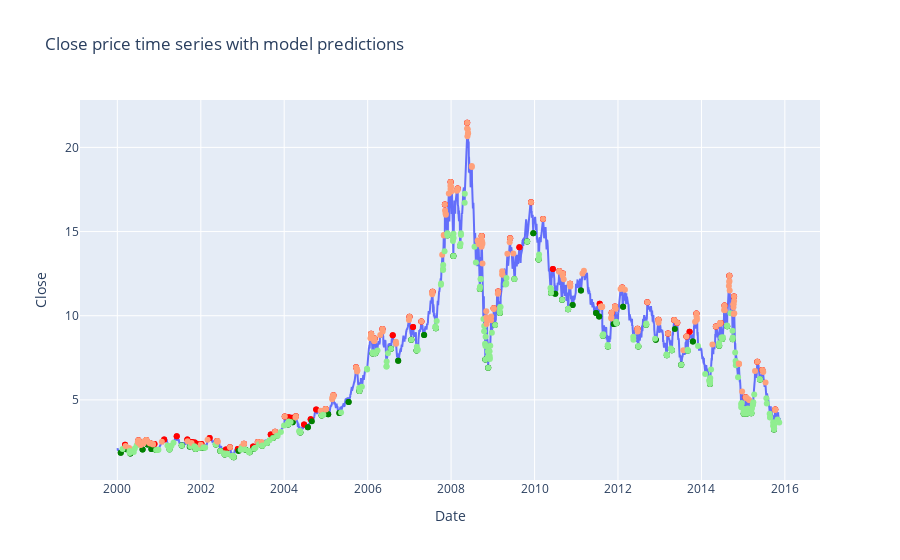

Notebook source saved alongside this figure:
### Markdown cell above
For comparison, let's plot the new points using the previous image. The light green points are the predicted buy opportunities, while the light salmon ones are the predicted sell spots. From the plot below, we see that our model missed a lot of opportunities at the beggining, but performed better as the time goes by.

### Code cell
train_df['preds'] = model_predictions

for c in range(len(train_df)):
    target_value = train_df.iloc[c]['preds']
    
    if target_value == 0:
        fig.add_trace(go.Scatter(x=[train_df.iloc[c].name], y=[train_df.iloc[c]['Close']], mode='markers', marker=dict(color='lightgreen'), showlegend=False))
    if target_value == 1:
        fig.add_trace(go.Scatter(x=[train_df.iloc[c].name], y=[train_df.iloc[c]['Close']], mode='markers', marker=dict(color='lightsalmon'), showlegend=False))
    else:
        continue

fig.update_layout(title='Close price time series with model predictions')
fig
